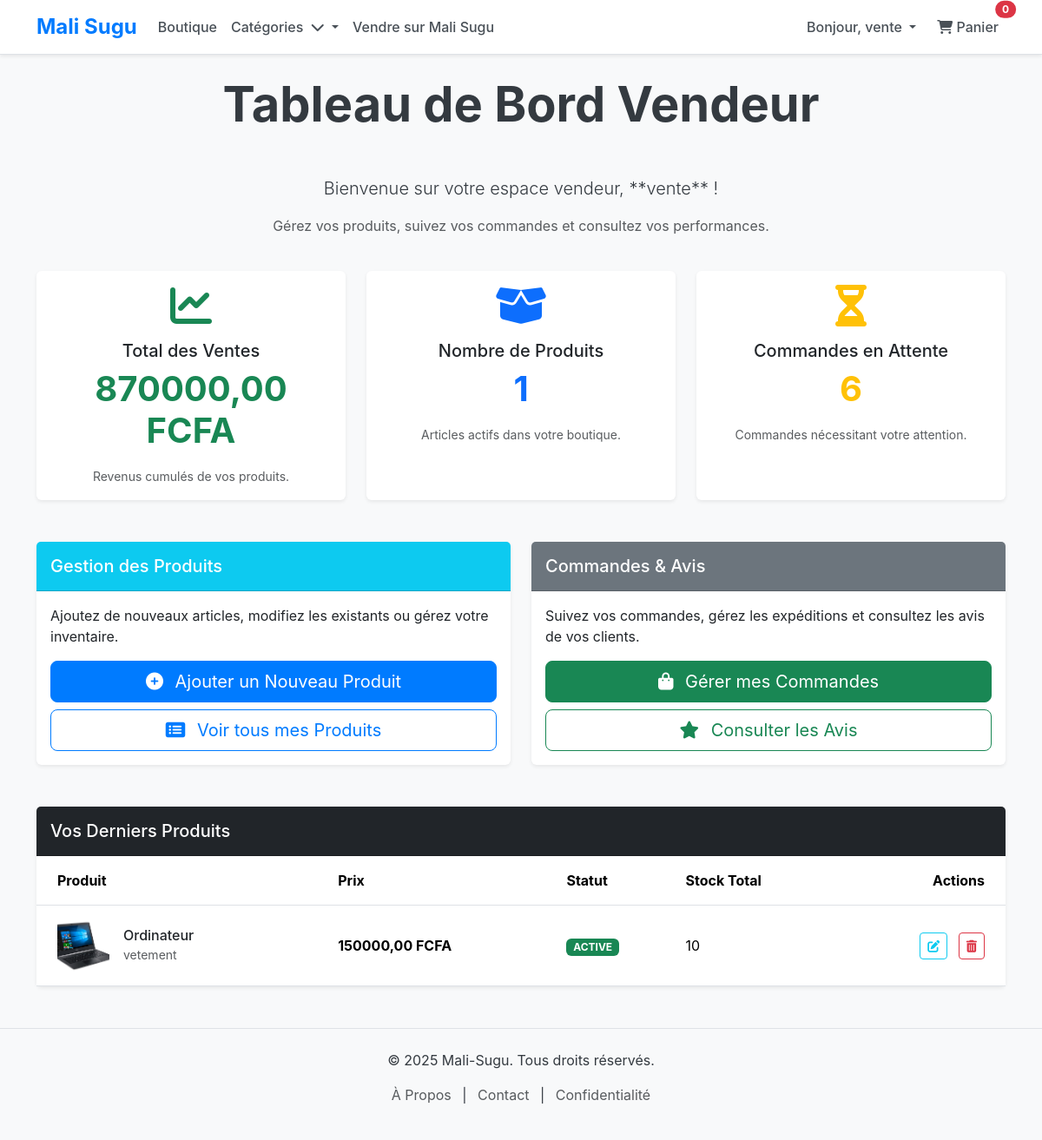
The page /vendors/dashboard/ (signed in) on the database as committed earlier.
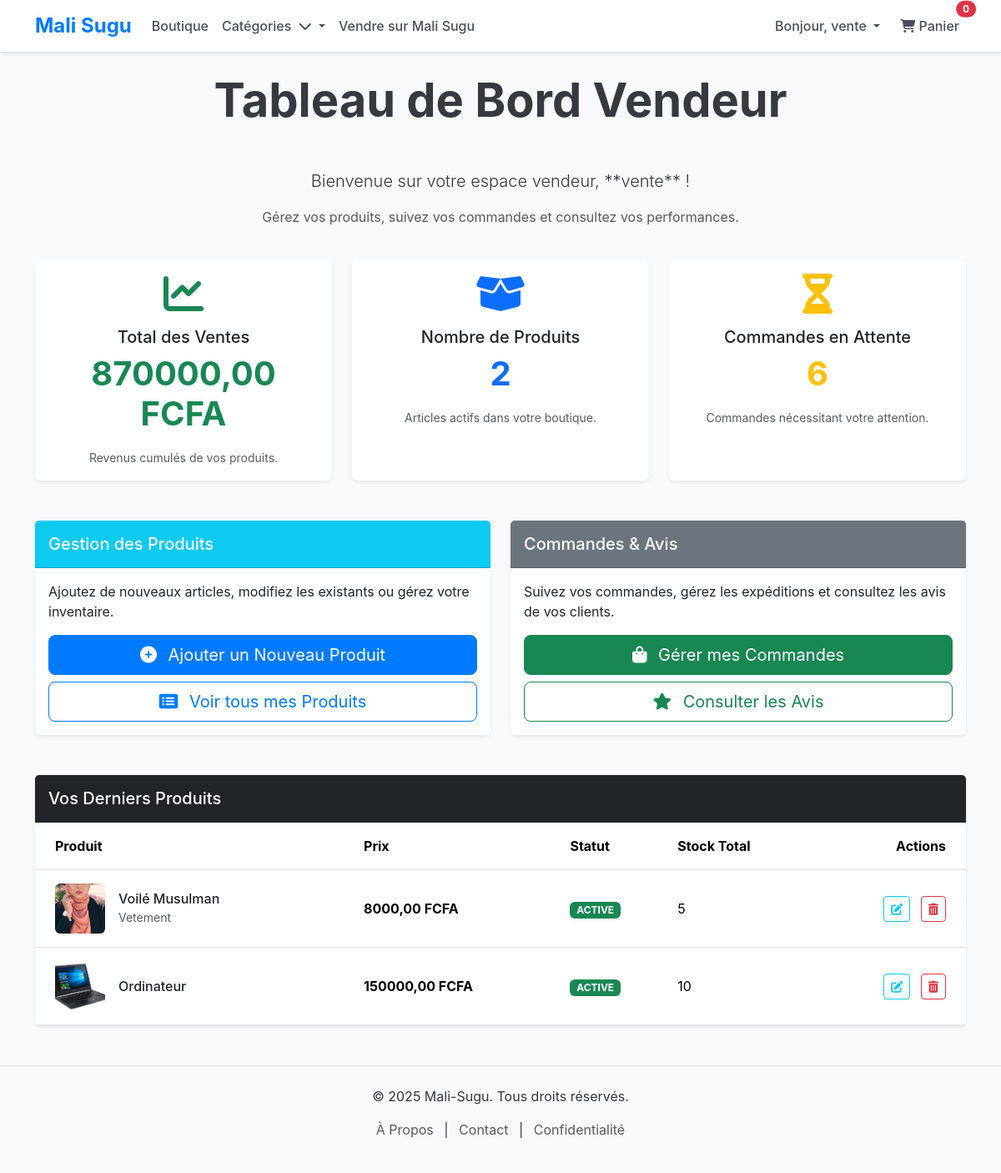
The same page on the database as committed later.
### products/models.py (models this page shows, shortened)
class Product(models.Model):
    CONDITION_CHOICES = [
        ('new', 'Neuf avec étiquette'),
        ('likenew', 'Comme neuf (porté une ou deux fois)'),
        ('good', 'Bon état (quelques signes d\'usure)'),
        ('fair', 'État correct (usure visible)'),
        ('vintage', 'Vintage'),
    ]
    MATERIAL_CHOICES = [
        ('cotton', 'Coton'), ('polyester', 'Polyester'), ('silk', 'Soie'),
        ('wool', 'Laine'), ('denim', 'Denim'), ('leather', 'Cuir'),
        ('linen', 'Lin'), ('rayon', 'Rayonne'), ('spandex', 'Spandex'),
        ('blend', 'Mélange'), ('other', 'Autre')
    ]
    STATUS_CHOICES = [
        ('draft', 'Brouillon'),
        ('pending', 'En attente de validation'),
        ('active', 'Actif'),
        ('archived', 'Archivé'),
        ('out_of_stock', 'En rupture de stock'),
    ]
    vendor = models.ForeignKey(
        Vendor,
        on_delete=models.CASCADE,
        related_name='products',
        verbose_name="Vendeur"
    )
    category = models.ForeignKey(
        Category,
        on_delete=models.SET_NULL,
        null=True,
        blank=True,
        related_name='products',
        verbose_name="Catégorie"
    )
    name = models.CharField(max_length=255, verbose_name="Nom du produit")
    slug = models.SlugField(max_length=200, unique=True, blank=True, verbose_name="Slug", help_text="Un identifiant unique pour l'URL du produit")
    description = models.TextField(verbose_name="Description détaillée du produit")
    price = models.DecimalField(max_digits=10, decimal_places=2, verbose_name="Prix de base")
    material = models.CharField(max_length=50, choices=MATERIAL_CHOICES, blank=True, verbose_name="Matière principale")
    condition = models.CharField(max_length=10, choices=CONDITION_CHOICES, default='new', verbose_name="État du produit")
    status = models.CharField(max_length=15, choices=STATUS_CHOICES, default='draft', verbose_name="Statut du produit")
    created_at = models.DateTimeField(auto_now_add=True)
    updated_at = models.DateTimeField(auto_now=True)
    class Meta:
        verbose_name = "Produit"
        verbose_name_plural = "Produits"
        ordering = ['-created_at']
    def get_total_stock(self):
        return sum(variant.stock for variant in self.variants.all())

class ProductImage(models.Model):
    product = models.ForeignKey(Product, on_delete=models.CASCADE, related_name='images', verbose_name="Produit")
    image = models.ImageField(upload_to='product_images/', verbose_name="Fichier image")
    is_main = models.BooleanField(default=False, verbose_name="Image principale")
    order = models.IntegerField(default=0, verbose_name="Ordre d'affichage")
    class Meta:
        verbose_name = "Image de Produit"
        verbose_name_plural = "Images de Produits"
        ordering = ['order', '-is_main']

class Category(models.Model):
    name = models.CharField(max_length=100, unique=True, verbose_name="Nom de la catégorie")
    slug = models.SlugField(max_length=100, unique=True, blank=True, verbose_name="Slug", help_text="Un identifiant unique pour l'URL de la catégorie (ex: robes-ete)")
    description = models.TextField(blank=True, verbose_name="Description de la catégorie")
    image = models.ImageField(upload_to='categories/', blank=True, null=True, verbose_name="Image")
    parent = models.ForeignKey(
        'self',
        on_delete=models.CASCADE,
        null=True,
        blank=True,
        related_name='children',
        verbose_name="Catégorie parente"
    )
    class Meta:
        verbose_name = "Catégorie"
        verbose_name_plural = "Catégories"
        ordering = ['name']

class ProductVariant(models.Model):
    product = models.ForeignKey(Product, on_delete=models.CASCADE, related_name='variants', verbose_name="Produit")
    size = models.CharField(max_length=50, blank=True, null=True, verbose_name="Taille")
    color = models.CharField(max_length=50, blank=True, null=True, verbose_name="Couleur")
    price_override = models.DecimalField(
        max_digits=10, decimal_places=2, null=True, blank=True,
        help_text="Laissez vide si le prix est le même que celui du produit de base."
    )
    stock = models.PositiveIntegerField(default=0, verbose_name="Stock disponible")
    sku = models.CharField(max_length=100, unique=True, blank=True, null=True, verbose_name="SKU (Stock Keeping Unit)")
    class Meta:
        unique_together = ('product', 'size', 'color')
        verbose_name = "Variante de Produit"
        verbose_name_plural = "Variantes de Produits"
        ordering = ['product', 'size', 'color']

### vendors/views.py (the view, shortened to what this page needs)
# urls.py: path('dashboard/', views.VendorDashboardView.as_view(), name='vendor_dashboard'), # Tableau de bord principal du vendeur
class VendorDashboardView(LoginRequiredMixin, UserPassesTestMixin, TemplateView):
    template_name = 'vendors/dashboard.html'
    def test_func(self):
        return self.request.user.is_authenticated and \
               self.request.user.is_seller and \
               hasattr(self.request.user, 'vendor_profile') and \
               self.request.user.vendor_profile.status == 'active'
    def get_context_data(self, **kwargs):
        context = super().get_context_data(**kwargs)
        try:
            vendor_profile = self.request.user.vendor_profile
        except Vendor.DoesNotExist:
            messages.error(self.request, "Profil vendeur introuvable pour cet utilisateur.")
            return context
        context['vendor_profile'] = vendor_profile
        total_sales = OrderItem.objects.filter(
            vendor=vendor_profile,
            order__is_paid=True
        ).aggregate(Sum('price_at_purchase'))['price_at_purchase__sum'] or Decimal('0.00')
        context['total_sales'] = total_sales
        product_count = Product.objects.filter(vendor=vendor_profile, status='active').count()
        context['product_count'] = product_count
        pending_orders_count = OrderItem.objects.filter(
            vendor=vendor_profile,
            order__status__in=['pending', 'processing']
        ).values('order').distinct().count()
        context['pending_orders_count'] = pending_orders_count
        vendor_products = Product.objects.filter(vendor=vendor_profile).order_by('-created_at')[:5]
        context['vendor_products'] = vendor_products
        return context

### my_ecommerce_project/context_processors.py (called while the page is built)
def cart_total_quantity(request):
    total_quantity = 0
    try:
        if request.user.is_authenticated:
            cart = Cart.objects.get(user=request.user)
        else:
            session_id = request.session.session_key
            if not session_id:
                request.session.save() # S'assure qu'une session existe
                session_id = request.session.session_key
            cart = Cart.objects.get(session_id=session_id)
        for item in cart.items.all():
            total_quantity += item.quantity
    except Cart.DoesNotExist:
        total_quantity = 0
    except Exception as e:
        print(f"Erreur lors du calcul de la quantité du panier : {e}")
        total_quantity = 0 # Assurez-vous que la quantité est 0 en cas d'erreur
    return {'cart_total_quantity': total_quantity}

### vendors/templates/vendors/dashboard.html (shortened to what the changed rows need)
{% extends 'accounts/base.html' %}
{% load static %}
{% block content %}
<div class="container mt-4 mb-5">
    <h1 class="display-4 fw-bold text-center mb-5">Tableau de Bord Vendeur</h1>
    <div class="row g-4 mb-5">
        <div class="col-md-4">
            <div class="card shadow-sm border-0 h-100">
                <div class="card-body text-center">
                    <i class="fas fa-box-open fa-3x text-primary mb-3"></i>
                    <h5 class="card-title">Nombre de Produits</h5>
                    <p class="card-text display-6 fw-bold text-primary">{{ product_count }}</p>
                    <small class="text-muted">Articles actifs dans votre boutique.</small>
                </div>
            </div>
        </div>
    </div>
    <div class="card shadow-sm border-0 mb-4">
        <div class="card-body p-0">
            {% if vendor_products %}
            <div class="table-responsive">
                <table class="table table-hover mb-0">
                    <thead>
                        <tr>
                            <th scope="col" class="py-3 ps-4">Produit</th>
                            <th scope="col" class="py-3">Prix</th>
                            <th scope="col" class="py-3">Statut</th>
                            <th scope="col" class="py-3">Stock Total</th>
                            <th scope="col" class="py-3 text-end pe-4">Actions</th>
                        </tr>
                    </thead>
                    <tbody>
                        {% for product in vendor_products %}
                        <tr class="align-middle">
                            <td class="py-3 ps-4">
                                <div class="d-flex align-items-center">
                                    <a href="{% url 'products:product_detail' slug=product.slug %}">
                                        {% if product.images.first %}
                                            <img src="{{ product.images.first.image.url }}" class="rounded me-3" alt="{{ product.name }}" style="width: 60px; height: 60px; object-fit: cover;">
                                        {% else %}
                                            <img src="{% static 'img/default-product.png' %}" class="rounded me-3" alt="Image par défaut" style="width: 60px; height: 60px; object-fit: cover;">
                                        {% endif %}
                                    </a>
                                    <div>
                                        <h6 class="mb-0"><a href="{% url 'products:product_detail' slug=product.slug %}" class="text-decoration-none text-dark">{{ product.name }}</a></h6>
                                        <small class="text-muted">{{ product.category.name }}</small>
                                    </div>
                                </div>
                            </td>
                            <td class="py-3 fw-bold">{{ product.price|floatformat:2 }} FCFA</td>
                            <td class="py-3">
                                <span class="badge bg-{% if product.status == 'active' %}success{% else %}warning{% endif %}">{{ product.status|upper }}</span>
                            </td>
                            <td class="py-3">{{ product.get_total_stock }}</td>
                            <td class="py-3 text-end pe-4">
                                <a href="{% url 'vendors:vendor_product_edit' product_slug=product.slug %}" class="btn btn-sm btn-outline-info me-2" data-bs-toggle="tooltip" data-bs-placement="top" title="Modifier le produit"><i class="fas fa-edit"></i></a>
                                <a href="{% url 'vendors:vendor_product_delete' product_slug=product.slug %}" class="btn btn-sm btn-outline-danger" data-bs-toggle="tooltip" data-bs-placement="top" title="Supprimer le produit"><i class="fas fa-trash-alt"></i></a>
                            </td>
                        </tr>
                        {% endfor %}
                    </tbody>
                </table>
            </div>
            {% else %}
            <div class="p-4 text-center text-muted">
                <p>Vous n'avez pas encore de produits listés. Commencez par en ajouter un !</p>
                <a href="{% url 'vendors:vendor_product_add' %}" class="btn btn-primary mt-2">Ajouter mon premier produit</a>
            </div>
            {% endif %}
        </div>
    </div>
</div>
{% endblock %}

Rows that differ between the two databases and show on the page:
added Product: images.first.image (picture), name "Voilé Musulman", category.name "Vetement", price "8000,00", status "ACTIVE", get_total_stock "5"
changed Product "Ordinateur": category.name "vetement" → (not shown)
Other text that changed with them:
{{ product_count }}: "1" → "2"
